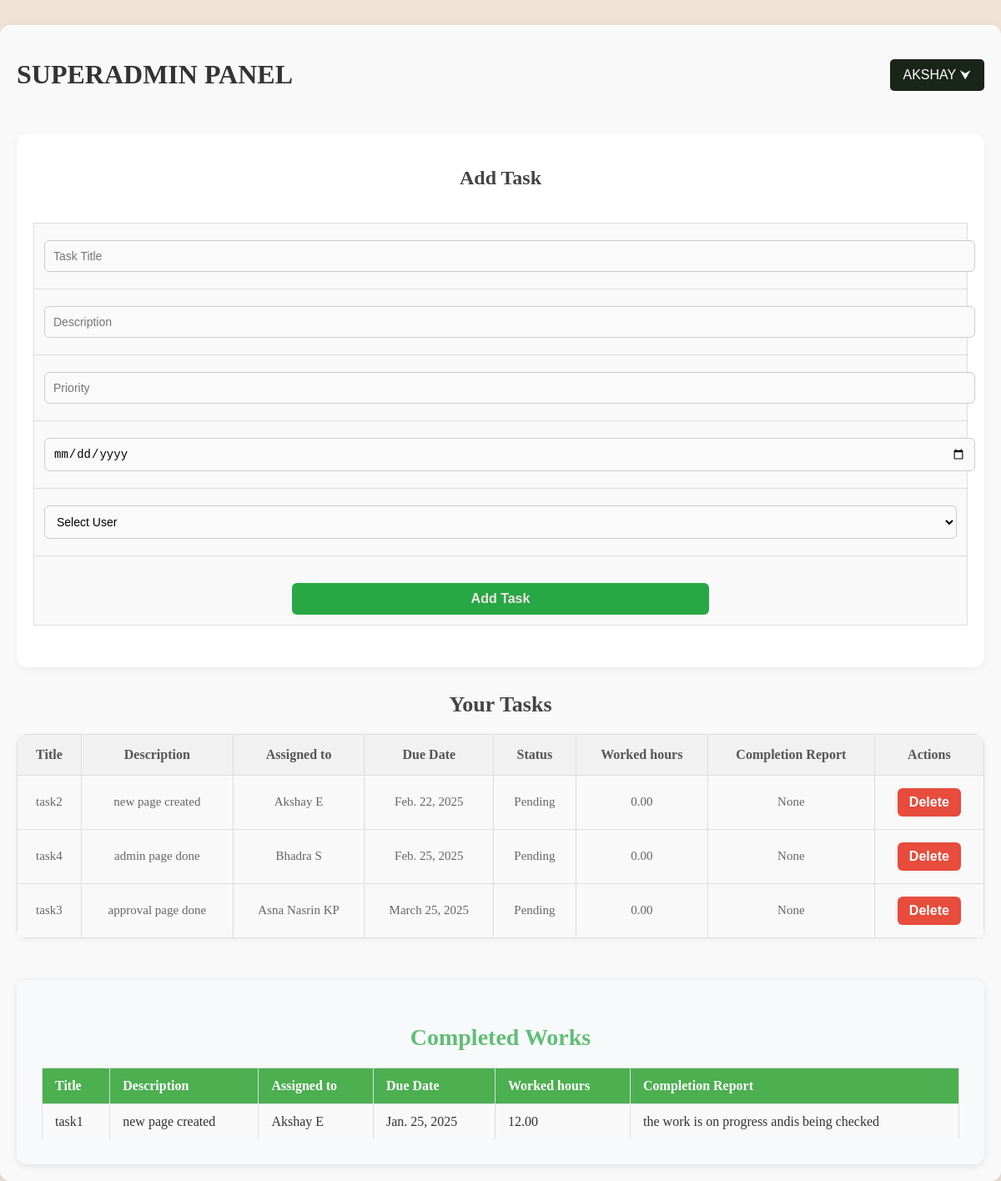
The app's page /superadmin_dashboard (signed in) with its own data.
### task_management_app/models.py (models this page shows, shortened)
class User(AbstractUser):
    ROLE_CHOICES = (
        ('SuperAdmin', 'SuperAdmin'),
        ('Admin', 'Admin'),
        ('User', 'User'),
    )
    GENDER = (
        ('Male', 'Male'),
        ('Female', 'Female')
    )
    role = models.CharField(max_length=20, choices=ROLE_CHOICES, default='User')
    phone = models.CharField(max_length=15, blank=True, null=True)
    gender = models.CharField(max_length=20, choices=GENDER, default='male')
    value = models.IntegerField(default=0)

class Task(models.Model):
    STATUS_CHOICES = [
        ('Pending', 'Pending'),
        ('In Progress', 'In Progress'),
        ('Completed', 'Completed'),
        ('On Hold', 'On Hold'),
    ]
    title = models.CharField(max_length=255)
    description = models.TextField()
    assigned_to = models.ForeignKey(User, on_delete=models.CASCADE, related_name='tasks')
    due_date = models.DateField()
    status = models.CharField(max_length=20, choices=STATUS_CHOICES, default='Pending')
    worked_hours = models.DecimalField(max_digits=5, decimal_places=2, default=0.00)
    completion_report = models.TextField(blank=True, null=True)
    priority = models.IntegerField(default=0)  # Optional: priority field
    class Meta:
        ordering = ['due_date']

### task_management_app/views.py (the view, shortened to what this page needs)
# urls.py: path('superadmin_dashboard',views.superadmin_dashboard, name='superadmin_dashboard'),
def superadmin_dashboard(request):
    id=request.session["id"]
    data=User.objects.filter(id=id)
    users = User.objects.exclude(username=request.user.username).filter(value=1)
    tasks = Task.objects.all()
    return render(request, "dashboard/superadmin_dashboard.html", locals())

### task_management_app/templates/dashboard/superadmin_dashboard.html (shortened to what this page needs)
{% extends "base.html" %}
{% load static %}
{% block main-content %}
<div class="container">
    <div class="container-top">
        <div class="left">
            <h1>SUPERADMIN PANEL</h1>
        </div>
        <div class="right">
            <div class="user-dropdown">
                {% for i in data %}
                <button class="dropbtn">{{ i.username|upper }} ⮟</button>
                {% endfor %}
            </div>
        </div>
    </div>
    <div class="add-task">
        <div>
            <h2>Add Task</h2>
            <form class="add-task-form" action="" method="post">
                <table>
                    <tr>
                        <td><input type="text" name="title" placeholder="Task Title" required></td>
                    </tr>
                    <tr>
                        <td><input type="text" name="description" placeholder="Description" required></td>
                    </tr>
                    <tr>
                        <td><input type="number" name="priority" placeholder="Priority" required></td>
                    </tr>
                    <tr>
                        <td><input type="date" name="due-date" placeholder="Due Date" required></td>
                    </tr>
                    <tr>
                        <td>
                            <select name="assigned-to" required>
                                <option value="">Select User</option>
                            </select>
                        </td>
                    </tr>
                    <tr>
                        <td>
                            <div class="btn-container">
                                <button type="submit" class="btn-submit">Add Task</button>
                            </div>
                        </td>
                    </tr>
                </table>
            </form>
        </div>
    </div>
    <div class="your-tasks">
        <h2>Your Tasks</h2>
        <table cellpadding="5">
            <thead>
                <tr>
                    <th>Title</th>
                    <th>Description</th>
                    <th>Assigned to</th>
                    <th>Due Date</th>
                    <th>Status</th>
                    <th>Worked hours</th>
                    <th>Completion Report</th>
                    <th>Actions</th>
                </tr>
            </thead>
            <tbody>
                {% for task in tasks %}
                {% if task.status != 'Completed' %}
                <tr>
                    <td>{{ task.title }}</td>
                    <td>{{ task.description }}</td>
                    <td>{{ task.assigned_to.first_name }} {{ task.assigned_to.last_name }}</td>
                    <td>{{ task.due_date }}</td>
                    <td>{{ task.status }}</td>
                    <td>{{ task.worked_hours }}</td>
                    <td>{{ task.completion_report }}</td>
                    <td>
                        <form method="POST" action="{% url 'delete_task' task.id %}">
                            <button type="submit">Delete</button>
                        </form>
                    </td>
                </tr>
                {% endif %}
                {% empty %}
                <tr>
                    <td colspan="8">No tasks available</td>
                </tr>
                {% endfor %}
            </tbody>
        </table>
    </div>
    <div class="completed-tasks" style="margin-top: 50px;">
        <h2>Completed Works</h2>
        <table cellpadding="5">
            <thead>
                <tr>
                    <th>Title</th>
                    <th>Description</th>
                    <th>Assigned to</th>
                    <th>Due Date</th>
                    <th>Worked hours</th>
                    <th>Completion Report</th>
                </tr>
            </thead>
            <tbody>
                {% for task in tasks %}
                {% if task.status == 'Completed' %}
                <tr>
                    <td>{{ task.title }}</td>
                    <td>{{ task.description }}</td>
                    <td>{{ task.assigned_to.first_name }} {{ task.assigned_to.last_name }}</td>
                    <td>{{ task.due_date }}</td>
                    <td>{{ task.worked_hours }}</td>
                    <td>{{ task.completion_report }}</td>
                </tr>
                {% endif %}
                {% empty %}
                <tr>
                    <td colspan="6">No completed tasks available</td>
                </tr>
                {% endfor %}
            </tbody>
        </table>
    </div>
</div>
{% endblock main-content %}

### task_management_app/templates/base.html (shortened to what this page needs)
{% load static %}
<!DOCTYPE html>
<html lang="en">
<head>
    <link rel="stylesheet" href="{% static 'css/base.css' %}">
    <link rel="stylesheet" href="{% static 'css/login.css' %}">
    <link rel="stylesheet" href="{% static 'css/superadmin_dashboard.css' %}">
    <link rel="stylesheet" href="{% static 'css/user_dashboard.css' %}">
    <link rel="stylesheet" href="{% static 'css/update_task.css' %}">
    <link rel="stylesheet" href="{% static 'css/approval_page.css' %}">
    <link rel="stylesheet" href="{% static 'css/add_admin_User.css' %}">
    <link rel="stylesheet" href="{% static 'css/admin_dashboard.css' %}">
</head>
<body>
    {% block main-content %}
    {% endblock main-content %}
</body>
</html>

### task_management_app/static/css/base.css (style rules this page uses)
body { width: 100%; height: 100vh; margin: 0; padding: 0; background-color: rgb(238, 227, 213); }

### task_management_app/static/css/superadmin_dashboard.css (style rules this page uses)
.container { max-width: 1200px; margin: 30px auto; padding: 20px; background: #f9f9f9; border-radius: 12px; box-shadow: 0 4px 12px rgba(0, 0, 0, 0.1); }
.user-dropdown { position: relative; display: inline-block; }
.dropbtn { background-color: #1a251a; color: white; padding: 10px 16px; font-size: 16px; border: none; border-radius: 5px; cursor: pointer; }
.add-task { background: white; padding: 20px; margin-bottom: 30px; border-radius: 12px; box-shadow: 0 2px 8px rgba(0,0,0,0.05); }
.add-task h2 { text-align: center; margin-bottom: 20px; font-size: 24px; color: #444; }
.add-task-form table { width: 100%; }
.add-task-form input, .add-task-form select { width: 100%; padding: 12px; margin: 8px 0; border: 1px solid #ccc; border-radius: 8px; background-color: #fafafa; }
.btn-container { text-align: center; margin-top: 20px; }
.add-task .btn-submit { padding: 10px 20px; width: 100px; background-color: #3498db; color: white; border: none; border-radius: 8px; font-weight: bold; transition: background-color 0.3s ease; cursor: pointer; }
.your-tasks { margin-top: 20px; }
.your-tasks h2 { text-align: center; font-size: 26px; color: #444; margin-bottom: 20px; }
.your-tasks table { width: 100%; border-collapse: collapse; background: white; border-radius: 12px; overflow: hidden; box-shadow: 0 2px 8px rgba(0,0,0,0.05); }
.your-tasks th, .your-tasks td { text-align: center; padding: 15px; border-bottom: 1px solid #eee; }
.your-tasks th { background-color: #f1f1f1; font-weight: bold; color: #555; }
.your-tasks td { font-size: 15px; color: #666; }
.your-tasks button { padding: 8px 14px; background-color: #e74c3c; border: none; border-radius: 6px; color: white; font-weight: bold; cursor: pointer; transition: background-color 0.3s ease; }
.completed-tasks { margin-top: 50px; background-color: #f8f9fa; padding: 30px; border-radius: 12px; box-shadow: 0 2px 8px rgba(0, 0, 0, 0.1); }
.completed-tasks h2 { display: flex; justify-content: center; margin-bottom: 20px; color: #60be76; font-weight: bold; font-size: 28px; }
.completed-tasks table { width: 100%; border-collapse: collapse; }
.completed-tasks th, .completed-tasks td { padding: 12px 15px; text-align: left; border-bottom: 1px solid #ddd; }
.completed-tasks thead { background-color: #28a745; color: white; }
.completed-tasks td { color: #333; font-size: 16px; }
.completed-tasks tr:last-child td { border-bottom: none; }
table { width: 100%; border-collapse: collapse; margin-top: 20px; }
th, td { padding: 12px; text-align: left; border: 1px solid #ddd; font-size: 16px; }
th { background-color: #4CAF50; color: white; font-weight: bold; }
td { background-color: #f9f9f9; }
tr:nth-child(even) { background-color: #f2f2f2; }
button { padding: 8px 16px; background-color: #4CAF50; color: white; border: none; border-radius: 5px; cursor: pointer; font-size: 16px; transition: background-color 0.3s; }

### task_management_app/static/css/user_dashboard.css (style rules this page uses)
.container { max-width: 1200px; margin: 30px auto; padding: 20px; background: #f9f9f9; border-radius: 12px; box-shadow: 0 4px 12px rgba(0, 0, 0, 0.1); }
.container-top { display: flex; justify-content: space-between; align-items: center; margin-bottom: 30px; }
.container-top .left h1 { font-size: 32px; color: #333; }
.your-tasks { margin-top: 20px; }
.your-tasks h2 { text-align: center; font-size: 26px; color: #444; margin-bottom: 20px; }
.your-tasks table { width: 100%; border-collapse: collapse; background-color: white; border-radius: 12px; overflow: hidden; box-shadow: 0 2px 8px rgba(0, 0, 0, 0.05); }
.your-tasks th, .your-tasks td { text-align: center; padding: 15px; border-bottom: 1px solid #ddd; }
.your-tasks th { background-color: #f1f1f1; font-weight: 600; font-size: 16px; }
.your-tasks td { font-size: 15px; }

### task_management_app/static/css/approval_page.css (style rules this page uses)
.btn-submit { background-color: #28a745; color: white; padding: 8px 14px; border: none; border-radius: 5px; cursor: pointer; transition: 0.3s ease; }

### task_management_app/static/css/admin_dashboard.css (style rules this page uses)
.add-task-form { display: flex; justify-content: center; align-items: center; gap: 15px; margin-bottom: 30px; }
.add-task-form input, .add-task-form select { padding: 10px; border-radius: 6px; border: 1px solid #ccc; font-size: 14px; width: 100%; }
.add-task-form .btn-submit { background-color: #28a745; width: 500px; color: #f1e5e5; border: none; padding: 10px; border-radius: 6px; font-size: 16px; cursor: pointer; transition: 0.3s; }

### records on screen
User: username "AKSHAY"
Task: title "task2", description "new page created", assigned_to.first_name "Akshay E", due_date "Feb. 22, 2025", status "Pending", worked_hours "0.00", completion_report "None"
Task: title "task4", description "admin page done", assigned_to.first_name "Bhadra", assigned_to.last_name "S", due_date "Feb. 25, 2025", status "Pending", worked_hours "0.00", completion_report "None"
Task: title "task3", description "approval page done", assigned_to.first_name "Asna Nasrin KP", due_date "March 25, 2025", status "Pending", worked_hours "0.00", completion_report "None"
Task: title "task1", description "new page created", assigned_to.first_name "Akshay E", due_date "Jan. 25, 2025", worked_hours "12.00", completion_report "the work is on progress andis being checked"
